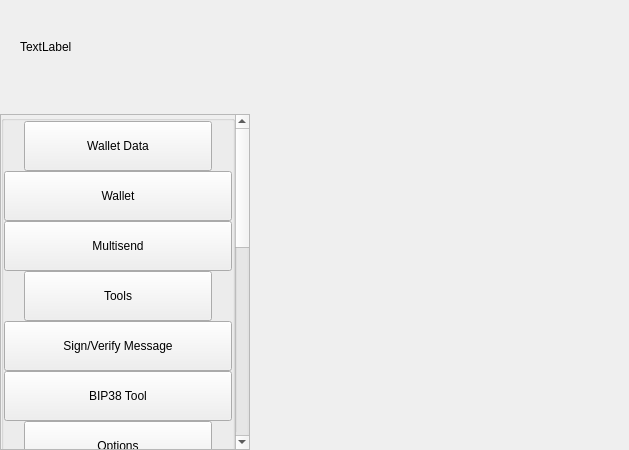
<?xml version="1.0" encoding="UTF-8"?>
<ui version="4.0">
 <class>SettingsWidget</class>
 <widget class="QWidget" name="SettingsWidget">
  <property name="geometry">
   <rect>
    <x>0</x>
    <y>0</y>
    <width>629</width>
    <height>450</height>
   </rect>
  </property>
  <property name="windowTitle">
   <string>Form</string>
  </property>
  <layout class="QHBoxLayout" name="horizontalLayout" stretch="1,2">
   <property name="spacing">
    <number>0</number>
   </property>
   <property name="leftMargin">
    <number>0</number>
   </property>
   <property name="topMargin">
    <number>0</number>
   </property>
   <property name="rightMargin">
    <number>0</number>
   </property>
   <property name="bottomMargin">
    <number>0</number>
   </property>
   <item>
    <widget class="QWidget" name="left" native="true">
     <property name="sizePolicy">
      <sizepolicy hsizetype="Preferred" vsizetype="Expanding">
       <horstretch>0</horstretch>
       <verstretch>0</verstretch>
      </sizepolicy>
     </property>
     <property name="minimumSize">
      <size>
       <width>250</width>
       <height>0</height>
      </size>
     </property>
     <layout class="QVBoxLayout" name="verticalLayout">
      <property name="leftMargin">
       <number>0</number>
      </property>
      <property name="topMargin">
       <number>0</number>
      </property>
      <property name="rightMargin">
       <number>0</number>
      </property>
      <property name="bottomMargin">
       <number>0</number>
      </property>
      <item>
       <layout class="QVBoxLayout" name="verticalLayout_1">
        <property name="spacing">
         <number>0</number>
        </property>
        <item>
         <layout class="QHBoxLayout" name="horizontalLayout_1">
          <property name="spacing">
           <number>0</number>
          </property>
          <property name="leftMargin">
           <number>20</number>
          </property>
          <property name="rightMargin">
           <number>20</number>
          </property>
          <item>
           <widget class="QLabel" name="labelTitle">
            <property name="text">
             <string>TextLabel</string>
            </property>
           </widget>
          </item>
          <item>
           <spacer name="horizontalSpacer">
            <property name="orientation">
             <enum>Qt::Horizontal</enum>
            </property>
            <property name="sizeHint" stdset="0">
             <size>
              <width>40</width>
              <height>20</height>
             </size>
            </property>
           </spacer>
          </item>
         </layout>
        </item>
        <item>
         <spacer name="verticalSpacer_2">
          <property name="orientation">
           <enum>Qt::Vertical</enum>
          </property>
          <property name="sizeType">
           <enum>QSizePolicy::Fixed</enum>
          </property>
          <property name="sizeHint" stdset="0">
           <size>
            <width>20</width>
            <height>20</height>
           </size>
          </property>
         </spacer>
        </item>
        <item>
         <layout class="QVBoxLayout" name="verticalLayout_2">
          <item>
           <widget class="QScrollArea" name="scrollArea">
            <property name="sizePolicy">
             <sizepolicy hsizetype="Preferred" vsizetype="Maximum">
              <horstretch>0</horstretch>
              <verstretch>0</verstretch>
             </sizepolicy>
            </property>
            <property name="styleSheet">
             <string notr="true"/>
            </property>
            <property name="horizontalScrollBarPolicy">
             <enum>Qt::ScrollBarAlwaysOff</enum>
            </property>
            <property name="sizeAdjustPolicy">
             <enum>QAbstractScrollArea::AdjustIgnored</enum>
            </property>
            <property name="widgetResizable">
             <bool>true</bool>
            </property>
            <property name="alignment">
             <set>Qt::AlignLeading|Qt::AlignLeft|Qt::AlignTop</set>
            </property>
            <widget class="QWidget" name="scrollAreaWidgetContents">
             <property name="geometry">
              <rect>
               <x>0</x>
               <y>0</y>
               <width>227</width>
               <height>864</height>
              </rect>
             </property>
             <property name="sizePolicy">
              <sizepolicy hsizetype="Preferred" vsizetype="MinimumExpanding">
               <horstretch>0</horstretch>
               <verstretch>0</verstretch>
              </sizepolicy>
             </property>
             <property name="autoFillBackground">
              <bool>true</bool>
             </property>
             <layout class="QVBoxLayout" name="verticalLayout_3">
              <property name="spacing">
               <number>0</number>
              </property>
              <property name="sizeConstraint">
               <enum>QLayout::SetDefaultConstraint</enum>
              </property>
              <property name="leftMargin">
               <number>0</number>
              </property>
              <property name="topMargin">
               <number>0</number>
              </property>
              <property name="rightMargin">
               <number>0</number>
              </property>
              <property name="bottomMargin">
               <number>0</number>
              </property>
              <item>
               <layout class="QVBoxLayout" name="verticalLayout_4">
                <item>
                 <widget class="QGroupBox" name="groupBox">
                  <property name="sizePolicy">
                   <sizepolicy hsizetype="Preferred" vsizetype="Preferred">
                    <horstretch>0</horstretch>
                    <verstretch>0</verstretch>
                   </sizepolicy>
                  </property>
                  <property name="title">
                   <string/>
                  </property>
                  <layout class="QVBoxLayout" name="verticalLayout_5">
                   <property name="spacing">
                    <number>0</number>
                   </property>
                   <property name="leftMargin">
                    <number>0</number>
                   </property>
                   <property name="topMargin">
                    <number>0</number>
                   </property>
                   <property name="rightMargin">
                    <number>0</number>
                   </property>
                   <property name="bottomMargin">
                    <number>0</number>
                   </property>
                   <item>
                    <layout class="QHBoxLayout" name="horizontalLayout_2">
                     <property name="spacing">
                      <number>0</number>
                     </property>
                     <property name="leftMargin">
                      <number>20</number>
                     </property>
                     <property name="rightMargin">
                      <number>20</number>
                     </property>
                     <item alignment="Qt::AlignTop">
                      <widget class="QPushButton" name="pushButtonFile">
                       <property name="minimumSize">
                        <size>
                         <width>0</width>
                         <height>50</height>
                        </size>
                       </property>
                       <property name="maximumSize">
                        <size>
                         <width>16777215</width>
                         <height>50</height>
                        </size>
                       </property>
                       <property name="focusPolicy">
                        <enum>Qt::NoFocus</enum>
                       </property>
                       <property name="text">
                        <string>Wallet Data</string>
                       </property>
                       <property name="checkable">
                        <bool>true</bool>
                       </property>
                       <property name="autoExclusive">
                        <bool>false</bool>
                       </property>
                      </widget>
                     </item>
                    </layout>
                   </item>
                   <item>
                    <widget class="QWidget" name="fileButtonsWidget" native="true">
                     <layout class="QVBoxLayout" name="verticalLayout_6">
                      <property name="spacing">
                       <number>0</number>
                      </property>
                      <property name="leftMargin">
                       <number>0</number>
                      </property>
                      <property name="topMargin">
                       <number>0</number>
                      </property>
                      <property name="rightMargin">
                       <number>0</number>
                      </property>
                      <property name="bottomMargin">
                       <number>0</number>
                      </property>
                      <item>
                       <widget class="QPushButton" name="pushButtonFile2">
                        <property name="minimumSize">
                         <size>
                          <width>0</width>
                          <height>50</height>
                         </size>
                        </property>
                        <property name="maximumSize">
                         <size>
                          <width>16777215</width>
                          <height>50</height>
                         </size>
                        </property>
                        <property name="focusPolicy">
                         <enum>Qt::NoFocus</enum>
                        </property>
                        <property name="text">
                         <string>Wallet</string>
                        </property>
                        <property name="checkable">
                         <bool>true</bool>
                        </property>
                        <property name="autoExclusive">
                         <bool>false</bool>
                        </property>
                       </widget>
                      </item>
                      <item>
                       <widget class="QPushButton" name="pushButtonFile3">
                        <property name="minimumSize">
                         <size>
                          <width>0</width>
                          <height>50</height>
                         </size>
                        </property>
                        <property name="maximumSize">
                         <size>
                          <width>16777215</width>
                          <height>50</height>
                         </size>
                        </property>
                        <property name="focusPolicy">
                         <enum>Qt::NoFocus</enum>
                        </property>
                        <property name="text">
                         <string>Multisend</string>
                        </property>
                        <property name="checkable">
                         <bool>true</bool>
                        </property>
                        <property name="autoExclusive">
                         <bool>false</bool>
                        </property>
                       </widget>
                      </item>
                     </layout>
                    </widget>
                   </item>
                   <item>
                    <layout class="QHBoxLayout" name="horizontalLayout_3">
                     <property name="spacing">
                      <number>0</number>
                     </property>
                     <property name="leftMargin">
                      <number>20</number>
                     </property>
                     <property name="rightMargin">
                      <number>20</number>
                     </property>
                     <item alignment="Qt::AlignTop">
                      <widget class="QPushButton" name="pushButtonConfiguration">
                       <property name="minimumSize">
                        <size>
                         <width>0</width>
                         <height>50</height>
                        </size>
                       </property>
                       <property name="maximumSize">
                        <size>
                         <width>16777215</width>
                         <height>50</height>
                        </size>
                       </property>
                       <property name="focusPolicy">
                        <enum>Qt::NoFocus</enum>
                       </property>
                       <property name="text">
                        <string>Tools</string>
                       </property>
                       <property name="checkable">
                        <bool>true</bool>
                       </property>
                       <property name="autoExclusive">
                        <bool>false</bool>
                       </property>
                      </widget>
                     </item>
                    </layout>
                   </item>
                   <item>
                    <widget class="QWidget" name="configurationButtonsWidget" native="true">
                     <layout class="QVBoxLayout" name="verticalLayout_7">
                      <property name="spacing">
                       <number>0</number>
                      </property>
                      <property name="leftMargin">
                       <number>0</number>
                      </property>
                      <property name="topMargin">
                       <number>0</number>
                      </property>
                      <property name="rightMargin">
                       <number>0</number>
                      </property>
                      <property name="bottomMargin">
                       <number>0</number>
                      </property>
                      <item>
                       <widget class="QPushButton" name="pushButtonConfiguration4">
                        <property name="minimumSize">
                         <size>
                          <width>0</width>
                          <height>50</height>
                         </size>
                        </property>
                        <property name="maximumSize">
                         <size>
                          <width>16777215</width>
                          <height>50</height>
                         </size>
                        </property>
                        <property name="focusPolicy">
                         <enum>Qt::NoFocus</enum>
                        </property>
                        <property name="text">
                         <string>Sign/Verify Message</string>
                        </property>
                        <property name="checkable">
                         <bool>true</bool>
                        </property>
                        <property name="autoExclusive">
                         <bool>false</bool>
                        </property>
                       </widget>
                      </item>
                      <item>
                       <widget class="QPushButton" name="pushButtonConfiguration3">
                        <property name="minimumSize">
                         <size>
                          <width>0</width>
                          <height>50</height>
                         </size>
                        </property>
                        <property name="maximumSize">
                         <size>
                          <width>16777215</width>
                          <height>50</height>
                         </size>
                        </property>
                        <property name="focusPolicy">
                         <enum>Qt::NoFocus</enum>
                        </property>
                        <property name="text">
                         <string>BIP38 Tool</string>
                        </property>
                        <property name="checkable">
                         <bool>true</bool>
                        </property>
                        <property name="autoExclusive">
                         <bool>false</bool>
                        </property>
                       </widget>
                      </item>
                     </layout>
                    </widget>
                   </item>
                   <item>
                    <layout class="QHBoxLayout" name="horizontalLayout_4">
                     <property name="spacing">
                      <number>0</number>
                     </property>
                     <property name="leftMargin">
                      <number>20</number>
                     </property>
                     <property name="rightMargin">
                      <number>20</number>
                     </property>
                     <item alignment="Qt::AlignTop">
                      <widget class="QPushButton" name="pushButtonOptions">
                       <property name="minimumSize">
                        <size>
                         <width>0</width>
                         <height>50</height>
                        </size>
                       </property>
                       <property name="maximumSize">
                        <size>
                         <width>16777215</width>
                         <height>50</height>
                        </size>
                       </property>
                       <property name="focusPolicy">
                        <enum>Qt::NoFocus</enum>
                       </property>
                       <property name="text">
                        <string>Options</string>
                       </property>
                       <property name="checkable">
                        <bool>true</bool>
                       </property>
                       <property name="autoExclusive">
                        <bool>false</bool>
                       </property>
                      </widget>
                     </item>
                    </layout>
                   </item>
                   <item>
                    <widget class="QWidget" name="optionsButtonsWidget" native="true">
                     <layout class="QVBoxLayout" name="verticalLayout_8">
                      <property name="spacing">
                       <number>0</number>
                      </property>
                      <property name="leftMargin">
                       <number>0</number>
                      </property>
                      <property name="topMargin">
                       <number>0</number>
                      </property>
                      <property name="rightMargin">
                       <number>0</number>
                      </property>
                      <property name="bottomMargin">
                       <number>0</number>
                      </property>
                      <item>
                       <widget class="QPushButton" name="pushButtonOptions1">
                        <property name="minimumSize">
                         <size>
                          <width>0</width>
                          <height>50</height>
                         </size>
                        </property>
                        <property name="maximumSize">
                         <size>
                          <width>16777215</width>
                          <height>50</height>
                         </size>
                        </property>
                        <property name="focusPolicy">
                         <enum>Qt::NoFocus</enum>
                        </property>
                        <property name="text">
                         <string>Main</string>
                        </property>
                        <property name="checkable">
                         <bool>true</bool>
                        </property>
                        <property name="checked">
                         <bool>false</bool>
                        </property>
                        <property name="autoExclusive">
                         <bool>false</bool>
                        </property>
                       </widget>
                      </item>
                      <item>
                       <widget class="QPushButton" name="pushButtonOptions2">
                        <property name="minimumSize">
                         <size>
                          <width>0</width>
                          <height>50</height>
                         </size>
                        </property>
                        <property name="maximumSize">
                         <size>
                          <width>16777215</width>
                          <height>50</height>
                         </size>
                        </property>
                        <property name="focusPolicy">
                         <enum>Qt::NoFocus</enum>
                        </property>
                        <property name="text">
                         <string>Wallet</string>
                        </property>
                        <property name="checkable">
                         <bool>true</bool>
                        </property>
                        <property name="autoExclusive">
                         <bool>false</bool>
                        </property>
                       </widget>
                      </item>
                      <item>
                       <widget class="QPushButton" name="pushButtonOptions5">
                        <property name="minimumSize">
                         <size>
                          <width>0</width>
                          <height>50</height>
                         </size>
                        </property>
                        <property name="maximumSize">
                         <size>
                          <width>16777215</width>
                          <height>50</height>
                         </size>
                        </property>
                        <property name="focusPolicy">
                         <enum>Qt::NoFocus</enum>
                        </property>
                        <property name="text">
                         <string>Display</string>
                        </property>
                        <property name="checkable">
                         <bool>true</bool>
                        </property>
                        <property name="autoExclusive">
                         <bool>false</bool>
                        </property>
                       </widget>
                      </item>
                     </layout>
                    </widget>
                   </item>
                   <item>
                    <layout class="QHBoxLayout" name="horizontalTools">
                     <property name="spacing">
                      <number>0</number>
                     </property>
                     <property name="leftMargin">
                      <number>20</number>
                     </property>
                     <property name="rightMargin">
                      <number>20</number>
                     </property>
                     <item alignment="Qt::AlignTop">
                      <widget class="QPushButton" name="pushButtonTools">
                       <property name="minimumSize">
                        <size>
                         <width>0</width>
                         <height>50</height>
                        </size>
                       </property>
                       <property name="maximumSize">
                        <size>
                         <width>16777215</width>
                         <height>50</height>
                        </size>
                       </property>
                       <property name="focusPolicy">
                        <enum>Qt::NoFocus</enum>
                       </property>
                       <property name="text">
                        <string>Debug</string>
                       </property>
                       <property name="checkable">
                        <bool>true</bool>
                       </property>
                       <property name="autoExclusive">
                        <bool>false</bool>
                       </property>
                      </widget>
                     </item>
                    </layout>
                   </item>
                   <item>
                    <widget class="QWidget" name="toolsButtonsWidget" native="true">
                     <layout class="QVBoxLayout" name="verticalTools_11">
                      <property name="spacing">
                       <number>0</number>
                      </property>
                      <property name="leftMargin">
                       <number>0</number>
                      </property>
                      <property name="topMargin">
                       <number>0</number>
                      </property>
                      <property name="rightMargin">
                       <number>0</number>
                      </property>
                      <property name="bottomMargin">
                       <number>0</number>
                      </property>
                      <item>
                       <widget class="QPushButton" name="pushButtonTools1">
                        <property name="minimumSize">
                         <size>
                          <width>0</width>
                          <height>50</height>
                         </size>
                        </property>
                        <property name="maximumSize">
                         <size>
                          <width>16777215</width>
                          <height>50</height>
                         </size>
                        </property>
                        <property name="focusPolicy">
                         <enum>Qt::NoFocus</enum>
                        </property>
                        <property name="text">
                         <string>Information</string>
                        </property>
                        <property name="checkable">
                         <bool>true</bool>
                        </property>
                        <property name="checked">
                         <bool>false</bool>
                        </property>
                        <property name="autoExclusive">
                         <bool>false</bool>
                        </property>
                       </widget>
                      </item>
                      <item>
                       <widget class="QPushButton" name="pushButtonTools2">
                        <property name="minimumSize">
                         <size>
                          <width>0</width>
                          <height>50</height>
                         </size>
                        </property>
                        <property name="maximumSize">
                         <size>
                          <width>16777215</width>
                          <height>50</height>
                         </size>
                        </property>
                        <property name="focusPolicy">
                         <enum>Qt::NoFocus</enum>
                        </property>
                        <property name="text">
                         <string>Console</string>
                        </property>
                        <property name="checkable">
                         <bool>true</bool>
                        </property>
                        <property name="autoExclusive">
                         <bool>false</bool>
                        </property>
                       </widget>
                      </item>
                      <item>
                       <widget class="QPushButton" name="pushButtonTools5">
                        <property name="minimumSize">
                         <size>
                          <width>0</width>
                          <height>50</height>
                         </size>
                        </property>
                        <property name="maximumSize">
                         <size>
                          <width>16777215</width>
                          <height>50</height>
                         </size>
                        </property>
                        <property name="focusPolicy">
                         <enum>Qt::NoFocus</enum>
                        </property>
                        <property name="text">
                         <string>Wallet Repair</string>
                        </property>
                        <property name="checkable">
                         <bool>true</bool>
                        </property>
                        <property name="autoExclusive">
                         <bool>false</bool>
                        </property>
                       </widget>
                      </item>
                     </layout>
                    </widget>
                   </item>
                   <item>
                    <layout class="QHBoxLayout" name="horizontalHelp">
                     <property name="spacing">
                      <number>0</number>
                     </property>
                     <property name="leftMargin">
                      <number>20</number>
                     </property>
                     <property name="rightMargin">
                      <number>20</number>
                     </property>
                     <item alignment="Qt::AlignTop">
                      <widget class="QPushButton" name="pushButtonHelp">
                       <property name="minimumSize">
                        <size>
                         <width>0</width>
                         <height>50</height>
                        </size>
                       </property>
                       <property name="maximumSize">
                        <size>
                         <width>16777215</width>
                         <height>50</height>
                        </size>
                       </property>
                       <property name="focusPolicy">
                        <enum>Qt::NoFocus</enum>
                       </property>
                       <property name="text">
                        <string>Help</string>
                       </property>
                       <property name="checkable">
                        <bool>true</bool>
                       </property>
                       <property name="autoExclusive">
                        <bool>false</bool>
                       </property>
                      </widget>
                     </item>
                    </layout>
                   </item>
                   <item>
                    <widget class="QWidget" name="helpButtonsWidget" native="true">
                     <layout class="QVBoxLayout" name="verticalHelp">
                      <property name="spacing">
                       <number>0</number>
                      </property>
                      <property name="leftMargin">
                       <number>0</number>
                      </property>
                      <property name="topMargin">
                       <number>0</number>
                      </property>
                      <property name="rightMargin">
                       <number>0</number>
                      </property>
                      <property name="bottomMargin">
                       <number>0</number>
                      </property>
                      <item>
                       <widget class="QPushButton" name="pushButtonHelp1">
                        <property name="minimumSize">
                         <size>
                          <width>0</width>
                          <height>50</height>
                         </size>
                        </property>
                        <property name="maximumSize">
                         <size>
                          <width>16777215</width>
                          <height>50</height>
                         </size>
                        </property>
                        <property name="focusPolicy">
                         <enum>Qt::NoFocus</enum>
                        </property>
                        <property name="text">
                         <string>FAQ</string>
                        </property>
                        <property name="checkable">
                         <bool>false</bool>
                        </property>
                        <property name="checked">
                         <bool>false</bool>
                        </property>
                        <property name="autoExclusive">
                         <bool>false</bool>
                        </property>
                       </widget>
                      </item>
                      <item>
                       <widget class="QPushButton" name="pushButtonHelp2">
                        <property name="minimumSize">
                         <size>
                          <width>0</width>
                          <height>50</height>
                         </size>
                        </property>
                        <property name="maximumSize">
                         <size>
                          <width>16777215</width>
                          <height>50</height>
                         </size>
                        </property>
                        <property name="focusPolicy">
                         <enum>Qt::NoFocus</enum>
                        </property>
                        <property name="text">
                         <string>About YODA</string>
                        </property>
                        <property name="checkable">
                         <bool>false</bool>
                        </property>
                        <property name="autoExclusive">
                         <bool>false</bool>
                        </property>
                       </widget>
                      </item>
                     </layout>
                    </widget>
                   </item>
                  </layout>
                 </widget>
                </item>
               </layout>
              </item>
             </layout>
            </widget>
           </widget>
          </item>
         </layout>
        </item>
       </layout>
      </item>
     </layout>
    </widget>
   </item>
   <item>
    <widget class="QWidget" name="right" native="true">
     <layout class="QVBoxLayout" name="verticalLayout_9">
      <property name="leftMargin">
       <number>0</number>
      </property>
      <property name="topMargin">
       <number>0</number>
      </property>
      <property name="rightMargin">
       <number>0</number>
      </property>
      <property name="bottomMargin">
       <number>0</number>
      </property>
      <item>
       <layout class="QVBoxLayout" name="verticalLayout_10">
        <property name="spacing">
         <number>6</number>
        </property>
        <item>
         <layout class="QVBoxLayout" name="verticalLayout_11">
          <item>
           <widget class="QStackedWidget" name="stackedWidgetContainer"/>
          </item>
         </layout>
        </item>
       </layout>
      </item>
     </layout>
    </widget>
   </item>
  </layout>
 </widget>
 <resources/>
 <connections/>
</ui>
